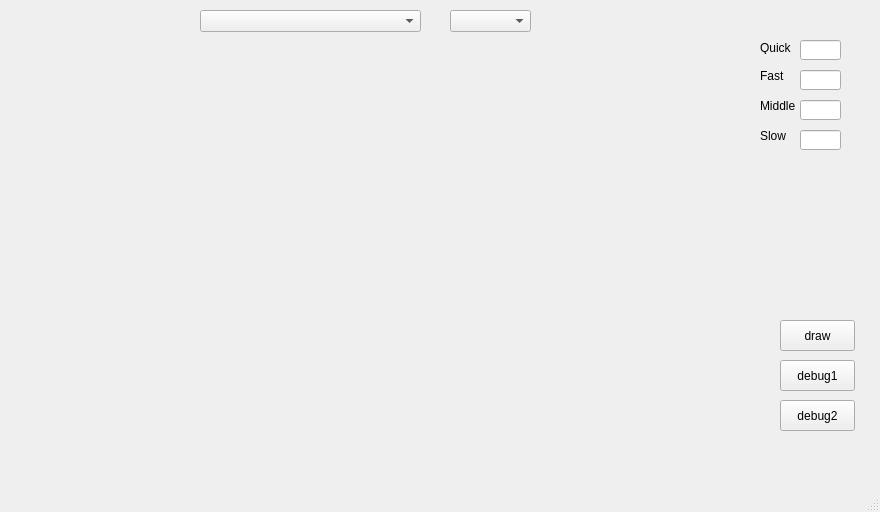
<?xml version="1.0" encoding="UTF-8"?>
<ui version="4.0">
 <class>MainWindow</class>
 <widget class="QMainWindow" name="MainWindow">
  <property name="geometry">
   <rect>
    <x>0</x>
    <y>0</y>
    <width>880</width>
    <height>512</height>
   </rect>
  </property>
  <property name="windowTitle">
   <string>MainWindow</string>
  </property>
  <widget class="QWidget" name="centralwidget">
   <widget class="QComboBox" name="comboBox_market">
    <property name="geometry">
     <rect>
      <x>200</x>
      <y>10</y>
      <width>221</width>
      <height>22</height>
     </rect>
    </property>
   </widget>
   <widget class="QComboBox" name="comboBox_timeframe">
    <property name="geometry">
     <rect>
      <x>450</x>
      <y>10</y>
      <width>81</width>
      <height>22</height>
     </rect>
    </property>
   </widget>
   <widget class="QLineEdit" name="lineEdit_quick">
    <property name="geometry">
     <rect>
      <x>800</x>
      <y>40</y>
      <width>41</width>
      <height>20</height>
     </rect>
    </property>
   </widget>
   <widget class="QLineEdit" name="lineEdit_fast">
    <property name="geometry">
     <rect>
      <x>800</x>
      <y>70</y>
      <width>41</width>
      <height>20</height>
     </rect>
    </property>
   </widget>
   <widget class="QLineEdit" name="lineEdit_middle">
    <property name="geometry">
     <rect>
      <x>800</x>
      <y>100</y>
      <width>41</width>
      <height>20</height>
     </rect>
    </property>
   </widget>
   <widget class="QLineEdit" name="lineEdit_slow">
    <property name="geometry">
     <rect>
      <x>800</x>
      <y>130</y>
      <width>41</width>
      <height>20</height>
     </rect>
    </property>
   </widget>
   <widget class="QLabel" name="label_quick">
    <property name="geometry">
     <rect>
      <x>760</x>
      <y>42</y>
      <width>50</width>
      <height>12</height>
     </rect>
    </property>
    <property name="text">
     <string>Quick</string>
    </property>
   </widget>
   <widget class="QLabel" name="label_2">
    <property name="geometry">
     <rect>
      <x>760</x>
      <y>70</y>
      <width>50</width>
      <height>12</height>
     </rect>
    </property>
    <property name="text">
     <string>Fast</string>
    </property>
   </widget>
   <widget class="QLabel" name="label_3">
    <property name="geometry">
     <rect>
      <x>760</x>
      <y>100</y>
      <width>50</width>
      <height>12</height>
     </rect>
    </property>
    <property name="text">
     <string>Middle</string>
    </property>
   </widget>
   <widget class="QLabel" name="label_4">
    <property name="geometry">
     <rect>
      <x>760</x>
      <y>130</y>
      <width>50</width>
      <height>12</height>
     </rect>
    </property>
    <property name="text">
     <string>Slow</string>
    </property>
   </widget>
   <widget class="QPushButton" name="pushButton_draw">
    <property name="geometry">
     <rect>
      <x>780</x>
      <y>320</y>
      <width>75</width>
      <height>31</height>
     </rect>
    </property>
    <property name="text">
     <string>draw</string>
    </property>
   </widget>
   <widget class="QWidget" name="verticalLayoutWidget">
    <property name="geometry">
     <rect>
      <x>0</x>
      <y>40</y>
      <width>741</width>
      <height>431</height>
     </rect>
    </property>
    <layout class="QVBoxLayout" name="verticalLayout"/>
   </widget>
   <widget class="QPushButton" name="pushButton_debug1">
    <property name="geometry">
     <rect>
      <x>780</x>
      <y>360</y>
      <width>75</width>
      <height>31</height>
     </rect>
    </property>
    <property name="text">
     <string>debug1</string>
    </property>
   </widget>
   <widget class="QPushButton" name="pushButton_debug2">
    <property name="geometry">
     <rect>
      <x>780</x>
      <y>400</y>
      <width>75</width>
      <height>31</height>
     </rect>
    </property>
    <property name="text">
     <string>debug2</string>
    </property>
   </widget>
  </widget>
  <widget class="QMenuBar" name="menubar">
   <property name="geometry">
    <rect>
     <x>0</x>
     <y>0</y>
     <width>880</width>
     <height>21</height>
    </rect>
   </property>
  </widget>
  <widget class="QStatusBar" name="statusbar"/>
 </widget>
 <resources/>
 <connections/>
</ui>
